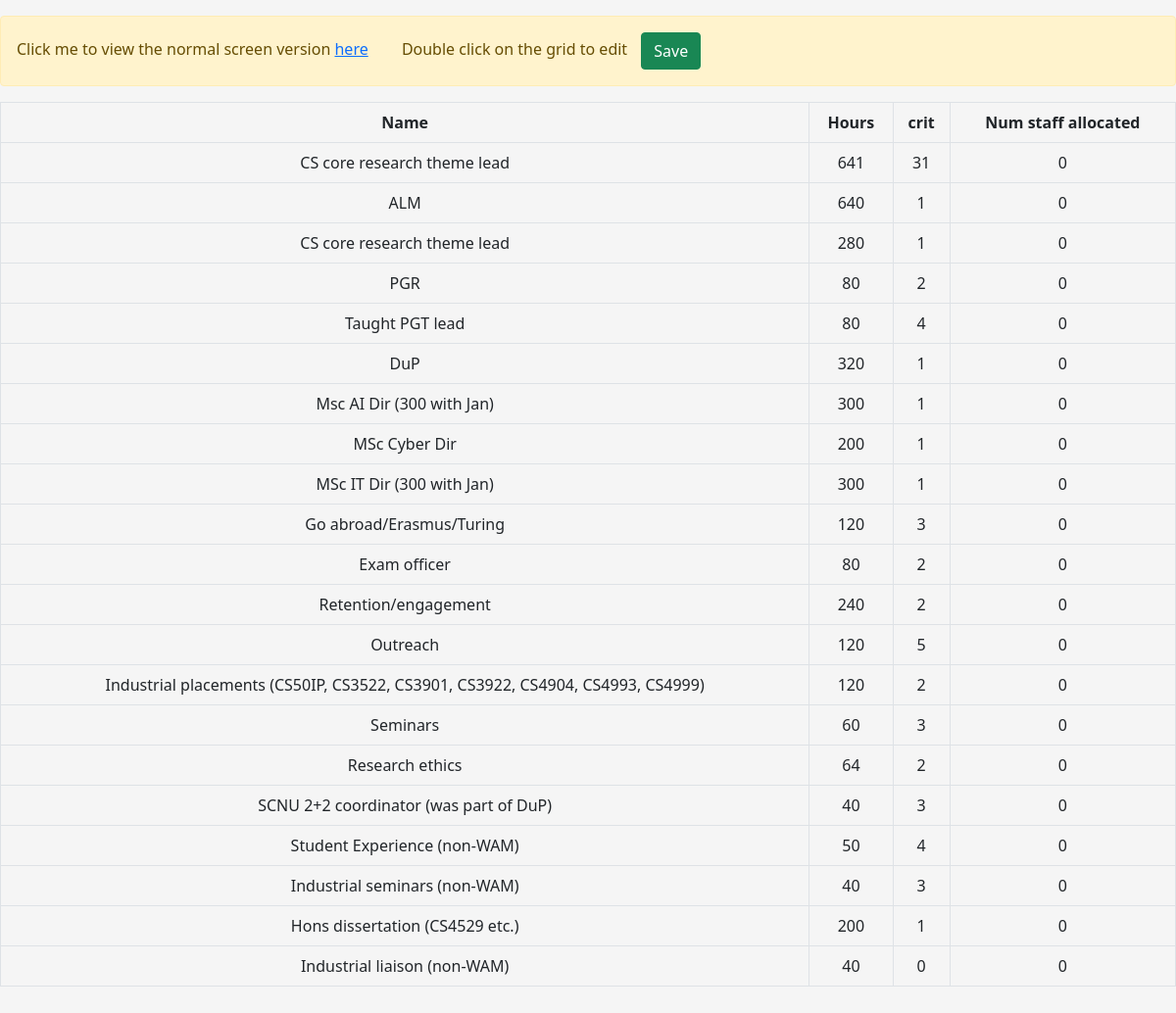
Page /staffvModules/full/adminRole/ on the committed database.
### staffvModules/models.py (models this page shows, shortened)
class AdminRole(models.Model):
    id = models.AutoField(primary_key=True)
    name = models.CharField(max_length=100)
    num_staff_allocated = models.IntegerField()
    crit = models.IntegerField()
    hours = models.IntegerField()
    create_time = models.DateTimeField(auto_now_add=True)
    is_delete = models.BooleanField(default=False)
    class Meta:
        db_table = 'balancer_admin_role'

### staffvModules/views.py (the view, shortened to what this page needs)
# urls.py: path('full/', views.full_list, name='staffvModules_full_course_list'),
def full_list(request, category=None):
    if category == 'project':
        with connection.cursor() as cursor:
            cursor.execute("""
                SELECT initials FROM balancer_staff WHERE id IN (
                    SELECT a.staff_id FROM balancer_teach_project AS a
                    LEFT JOIN balancer_project AS b ON b.code = a.project_name
                    WHERE b.is_delete = 0
                )
            """)
            rows = cursor.fetchall()
            staff_list = [item[0] for item in rows]  # Assuming 'initials' is the first column in your result set
        items = Project.objects.filter(is_delete=0)
        for item in items:
            code = item.code
            with connection.cursor() as cursor:
                cursor.execute("""
                    SELECT f.share FROM (
                        SELECT id AS staff_id FROM balancer_staff WHERE id IN (
                            SELECT a.staff_id FROM balancer_teach_project AS a
                            LEFT JOIN balancer_project AS b ON b.code = a.project_name
                            WHERE b.is_delete = 0
                        )
                    ) as c
                    LEFT JOIN (
                        SELECT d.staff_id, d.share FROM balancer_teach_project AS d
                        LEFT JOIN balancer_project AS e ON e.code = d.project_name
                        WHERE e.is_delete = 0 AND e.code = %s
                        GROUP BY d.staff_id
                    ) as f
                    ON c.staff_id = f.staff_id
                """, [code])
                result = cursor.fetchall()
                item.share = result
        template_name = 'full/full_project_list.html'
        context = {'list': items, 'staff_list': staff_list}
        return render(request, template_name, context)
    elif category == 'adminrole':
       with connection.cursor() as cursor:
            cursor.execute("""
                SELECT initials FROM balancer_staff WHERE id IN (
                    SELECT a.staff_id FROM balancer_teach_admin_role AS a
                    LEFT JOIN balancer_admin_role AS b ON b.name = a.role_name
                    WHERE b.is_delete = 0
                )
            """)
            rows = cursor.fetchall()
            staff_list = [item[0] for item in rows]  # Assuming 'initials' is the first column in your result set
       items = AdminRole.objects.filter(is_delete=0)
       for item in items:
            name = item.name
            with connection.cursor() as cursor:
                cursor.execute("""
                    SELECT f.share FROM (
                        SELECT id AS staff_id FROM balancer_staff WHERE id IN (
                            SELECT a.staff_id FROM balancer_teach_admin_role AS a
                            LEFT JOIN balancer_admin_role AS b ON b.name = a.role_name
                            WHERE b.is_delete = 0
                        )
                    ) as c
                    LEFT JOIN (
                        SELECT d.staff_id, d.share FROM balancer_teach_admin_role AS d
                        LEFT JOIN balancer_admin_role AS e ON e.name = d.role_name
                        WHERE e.is_delete = 0 AND e.name = %s
                        GROUP BY d.staff_id
                    ) as f
                    ON c.staff_id = f.staff_id
                """, [name])
                result = cursor.fetchall()
                item.share = result
       template_name = 'full/full_adminrole_list.html'
       context = {'list': items, 'staff_list': staff_list}
       return render(request, template_name, context)
    context = {'list': items}
    return render(request, template_name, context)

### staffvModules/templates/full/full_adminrole_list.html (shortened to what this page needs)
{% include 'common/header.html' %}
<div class="main-content">
    <div class="container my-3">
        <div class="alert alert-warning mt-3" role="alert">
            Click me to view the normal screen version <a href="/staffvModules/adminRole/">here</a>
            <span  style="margin-left: 30px;">Double click on the grid to edit</span> <button class="btn btn-success" style="margin-left: 10px;" onclick="saveRows()">Save</button>
        </div>
        <div class="tab-content" id="myTabsContent">
            <div class="tab-pane fade show active" id="courses" role="tabpanel" aria-labelledby="coursesTab">
                <div class="table-responsive">
                    <table class="table table-bordered table-hover">
                        <thead>
                            <tr>
                                <th>Name</th>
                                <th>Hours</th>
                                <th>crit</th>
                                <th>Num staff allocated</th>
                            </tr>
                        </thead>
                        <tbody>
                            {% for adminRole in list %}
                            <tr>
                                <td ondblclick="editCell(this)">{{ adminRole.name }}</td>
                                <td ondblclick="editCell(this)">{{ adminRole.hours }}</td>
                                <td ondblclick="editCell(this)">{{ adminRole.crit }}</td>
                                <td ondblclick="editCell(this)">{{ adminRole.num_staff_allocated }}</td>
                            </tr>
                            {% endfor %}
                        </tbody>
                    </table>
                </div>
            </div>
        </div>
    </div>
</div>

### templates/common/header.html (style rules this page uses)
body { background-color: #f5f5f5; }

### staffvModules/templates/full/full_adminrole_list.html (style rules this page uses)
.container.my-3 { width: 100%; max-width: 100%; padding-left: 0; padding-right: 0; }
.table { width: 100%; }
.table thead th { text-align: center; font-weight: bold; }
.table tbody td { text-align: center; position: relative; cursor: pointer; }

### rows in the picture
AdminRole: name "CS core research theme lead", hours "641", crit "31", num_staff_allocated "0"
AdminRole: name "ALM", hours "640", crit "1", num_staff_allocated "0"
AdminRole: name "CS core research theme lead", hours "280", crit "1", num_staff_allocated "0"
AdminRole: name "PGR", hours "80", crit "2", num_staff_allocated "0"
AdminRole: name "Taught PGT lead", hours "80", crit "4", num_staff_allocated "0"
AdminRole: name "DuP", hours "320", crit "1", num_staff_allocated "0"
AdminRole: name "Msc AI Dir (300 with Jan)", hours "300", crit "1", num_staff_allocated "0"
AdminRole: name "MSc Cyber Dir", hours "200", crit "1", num_staff_allocated "0"
AdminRole: name "MSc IT Dir (300 with Jan)", hours "300", crit "1", num_staff_allocated "0"
AdminRole: name "Go abroad/Erasmus/Turing", hours "120", crit "3", num_staff_allocated "0"
AdminRole: name "Exam officer", hours "80", crit "2", num_staff_allocated "0"
AdminRole: name "Retention/engagement", hours "240", crit "2", num_staff_allocated "0"
AdminRole: name "Outreach", hours "120", crit "5", num_staff_allocated "0"
AdminRole: name "Industrial placements (CS50IP, CS3522, CS3901, CS3922, CS4904, CS4993, CS4999)", hours "120", crit "2", num_staff_allocated "0"
AdminRole: name "Seminars", hours "60", crit "3", num_staff_allocated "0"
AdminRole: name "Research ethics", hours "64", crit "2", num_staff_allocated "0"
AdminRole: name "SCNU 2+2 coordinator (was part of DuP)", hours "40", crit "3", num_staff_allocated "0"
AdminRole: name "Student Experience (non-WAM)", hours "50", crit "4", num_staff_allocated "0"
AdminRole: name "Industrial seminars (non-WAM)", hours "40", crit "3", num_staff_allocated "0"
AdminRole: name "Hons dissertation (CS4529 etc.)", hours "200", crit "1", num_staff_allocated "0"
AdminRole: name "Industrial liaison (non-WAM)", hours "40", crit "0", num_staff_allocated "0"
